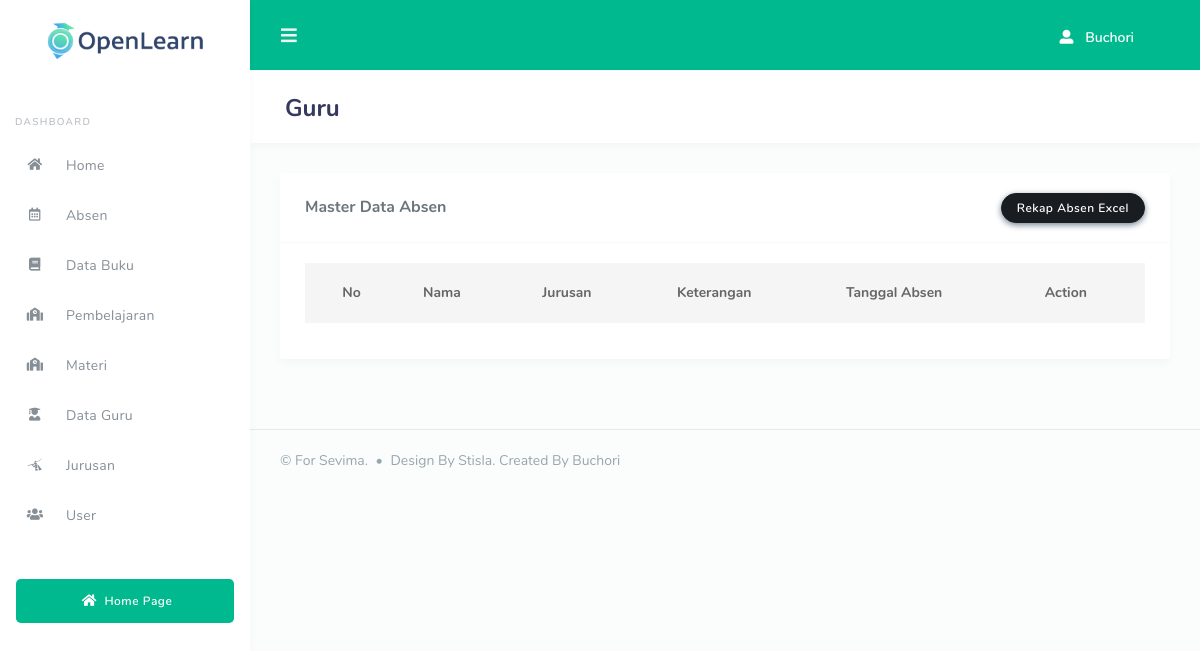
The app's page /codeigniter-sevima/index.php/absen/home, older data.
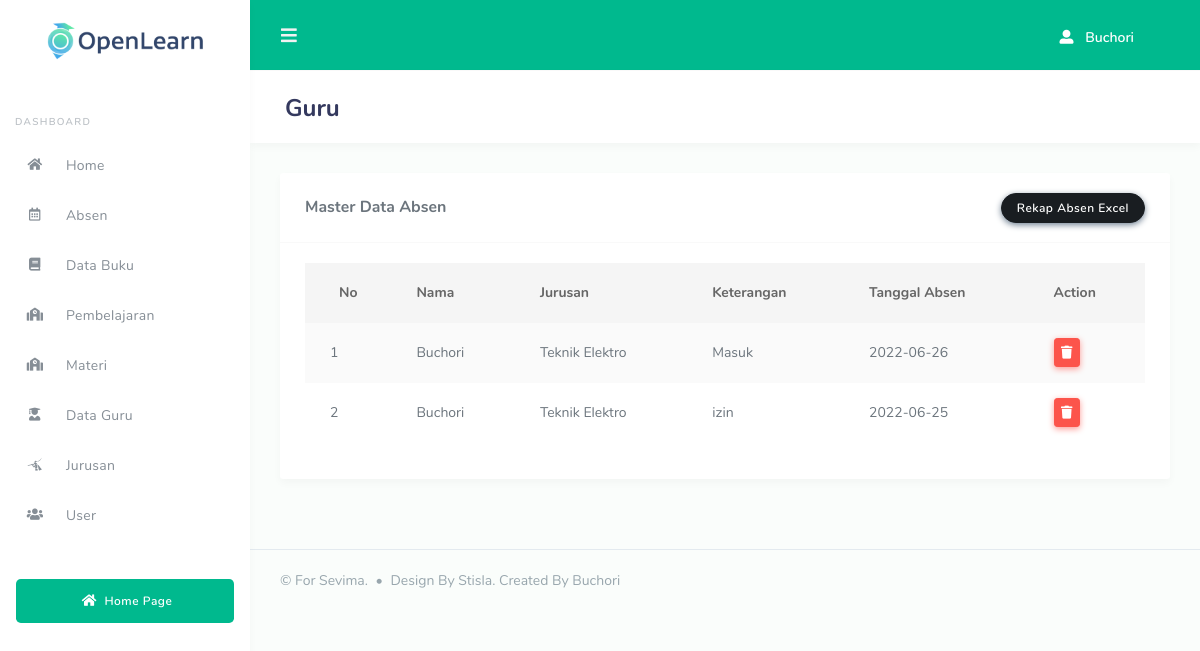
The same page, newer data.
### tables this page shows
CREATE TABLE `sevima_absen` (
  `id_absen` int(11) NOT NULL,
  `id_jurusan` int(11) NOT NULL,
  `id_user` int(11) NOT NULL,
  `keterangan` varchar(256) NOT NULL,
  `tgl_absen` date NOT NULL
);

CREATE TABLE `sevima_user` (
  `id_user` int(12) NOT NULL,
  `nama` varchar(256) NOT NULL,
  `email` varchar(255) NOT NULL,
  `username` varchar(128) NOT NULL,
  `password` varchar(256) NOT NULL,
  `user_akses` int(11) NOT NULL COMMENT '1 = admin, 2 = guru, 3 = murid',
  `diperbarui_tgl` date DEFAULT NULL,
  `diinput_tgl` date DEFAULT NULL
);

CREATE TABLE `sevima_jurusan` (
  `id_jurusan` int(11) NOT NULL,
  `nama_jurusan` varchar(256) NOT NULL,
  `diinput_tgl` date DEFAULT NULL
);

### codeigniter-sevima/application/controllers/Absen.php (called while the page is built, shortened)
<?php
class absen extends CI_Controller {
	function __construct(){
		$this->load->model('absen_model');
	}
	public function home()
	{
        $data['absen'] = $this->absen_model->getAll();
		$this->load->view('layout/dashboard/header');
		$this->load->view('dashboard/absen', $data);
		$this->load->view('layout/dashboard/footer');
	}
}

### codeigniter-sevima/index.php (called while the page is built, shortened)
<?php
require_once BASEPATH.'core/CodeIgniter.php';

### codeigniter-sevima/application/models/Absen_model.php (called while the page is built, shortened)
<?php
class Absen_model extends CI_Model {
    public function getAll()
    {
        $this->db->select('*');
        $this->db->from('sevima_jurusan');
        $this->db->join('sevima_absen','sevima_absen.id_jurusan = sevima_jurusan.id_jurusan');
        $this->db->join('sevima_user','sevima_absen.id_user = sevima_user.id_user');
        $query = $this->db->get();
        return $query->result();
    }
}

### codeigniter-sevima/application/views/dashboard/absen.php (the view, shortened to what this page needs)
<div class="main-content">
    <section class="section">
      <div class="section-header ">
        <h1>Guru</h1>
      </div>
      <div class="section-body">
        <div class="row">
          <div class="col-12">
            <div class="card">
              <div class="card-header">
                <h4>Master Data Absen</h4>
                <a href="" class="btn btn-dark ml-auto" data-toggle="modal"> Rekap Absen Excel</a>
              </div>
              <div class="card-body">
                <div class=" ">
                  <table class="table table-striped display nowrap" style="width:100%" id="tb-admin_md">
                    <thead>
                      <tr>
                        <th class="text-center">
                         No
                        </th>
                        <th> Nama </th>
                        <th>Jurusan</th>
                        <th>Keterangan</th>
                        <th>Tanggal Absen</th>
                        <th>Action</th>
                      </tr>
                    </thead>
                    <tbody>
                      <?php $no=1; foreach($absen as $row):?>
                      <tr id="<?=$row->id_absen?>">
                        <td>
                         <?= $no++?>
                        </td>
                        <td><?=$row->nama?></td>
                        <td><?=$row->nama_jurusan?></td>
                        <td><?=$row->keterangan?></td>
                        <td><?=$row->tgl_absen?></td>
                        <td>
                            <button type="" class="btn btn-danger btn-sm" id="remove">
                                <i class="fas fa-trash"></i>
                            </button>
                        </td>
                      </tr>
                      <?php endforeach; ?>
                    </tbody>
                  </table>
                </div>
              </div>
            </div>
          </div>
        </div>
      </div>
    </section>
</div>

Row changes from the older to the newer data that the page shows:
added sevima_absen: id_user.nama "Buchori", id_jurusan.nama_jurusan "Teknik Elektro", keterangan "Masuk", tgl_absen "2022-06-26"
added sevima_absen: id_user.nama "Buchori", id_jurusan.nama_jurusan "Teknik Elektro", keterangan "izin", tgl_absen "2022-06-25"
